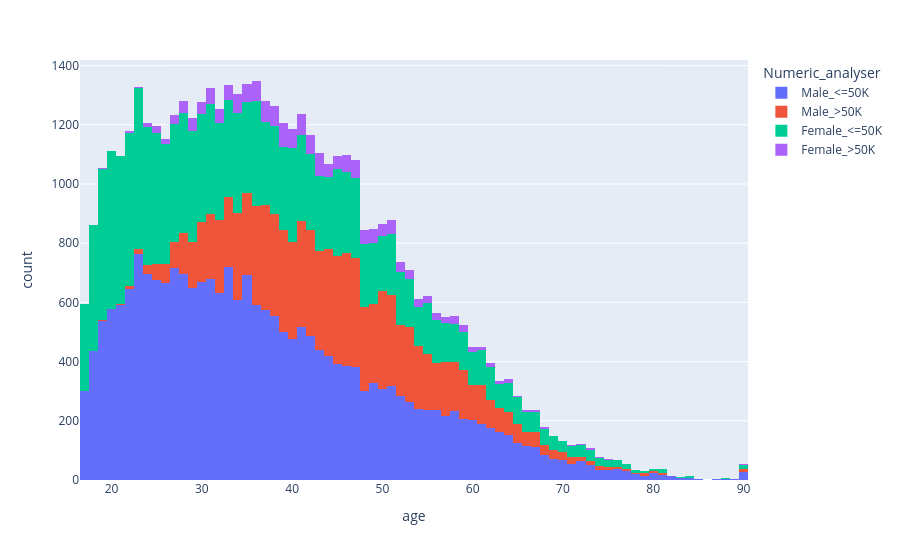

Notebook code cell kept with this figure:
### Markdown cell above
Lets Now Check with histogram what is the frequency of different age ranges

### Code cell
plt.figure(figsize=(20,6))
# sns.histplot(x="age",data=df,hue="Numeric_analyser",palette="viridis_r")
px.histogram(df,x="age",color="Numeric_analyser")

### Figure 1 — Plotly figure (JSON) as saved in the notebook; plotly's stock layout.template omitted (floating-point values rounded to 4 significant figures; data arrays with more than 128 entries replaced by an {"elided": "..."} marker saying what was removed)
{"data": [{"alignmentgroup": "True", "bingroup": "x", "hovertemplate": "Numeric_analyser=Male_<=50K<br>age=%{x}<br>count=%{y}<extra></extra>", "legendgroup": "Male_<=50K", "marker": {"color": "#636efa", "pattern": {"shape": ""}}, "name": "Male_<=50K", "offsetgroup": "Male_<=50K", "orientation": "v", "showlegend": true, "type": "histogram", "x": {"elided": "22732 int values"}, "xaxis": "x", "yaxis": "y"}, {"alignmentgroup": "True", "bingroup": "x", "hovertemplate": "Numeric_analyser=Male_>50K<br>age=%{x}<br>count=%{y}<extra></extra>", "legendgroup": "Male_>50K", "marker": {"color": "#EF553B", "pattern": {"shape": ""}}, "name": "Male_>50K", "offsetgroup": "Male_>50K", "orientation": "v", "showlegend": true, "type": "histogram", "x": {"elided": "9918 int values"}, "xaxis": "x", "yaxis": "y"}, {"alignmentgroup": "True", "bingroup": "x", "hovertemplate": "Numeric_analyser=Female_<=50K<br>age=%{x}<br>count=%{y}<extra></extra>", "legendgroup": "Female_<=50K", "marker": {"color": "#00cc96", "pattern": {"shape": ""}}, "name": "Female_<=50K", "offsetgroup": "Female_<=50K", "orientation": "v", "showlegend": true, "type": "histogram", "x": {"elided": "14423 int values"}, "xaxis": "x", "yaxis": "y"}, {"alignmentgroup": "True", "bingroup": "x", "hovertemplate": "Numeric_analyser=Female_>50K<br>age=%{x}<br>count=%{y}<extra></extra>", "legendgroup": "Female_>50K", "marker": {"color": "#ab63fa", "pattern": {"shape": ""}}, "name": "Female_>50K", "offsetgroup": "Female_>50K", "orientation": "v", "showlegend": true, "type": "histogram", "x": {"elided": "1769 int values"}, "xaxis": "x", "yaxis": "y"}], "layout": {"barmode": "relative", "legend": {"title": {"text": "Numeric_analyser"}, "tracegroupgap": 0}, "margin": {"t": 60}, "xaxis": {"anchor": "y", "domain": [0, 1], "title": {"text": "age"}}, "yaxis": {"anchor": "x", "domain": [0, 1], "title": {"text": "count"}}}}
